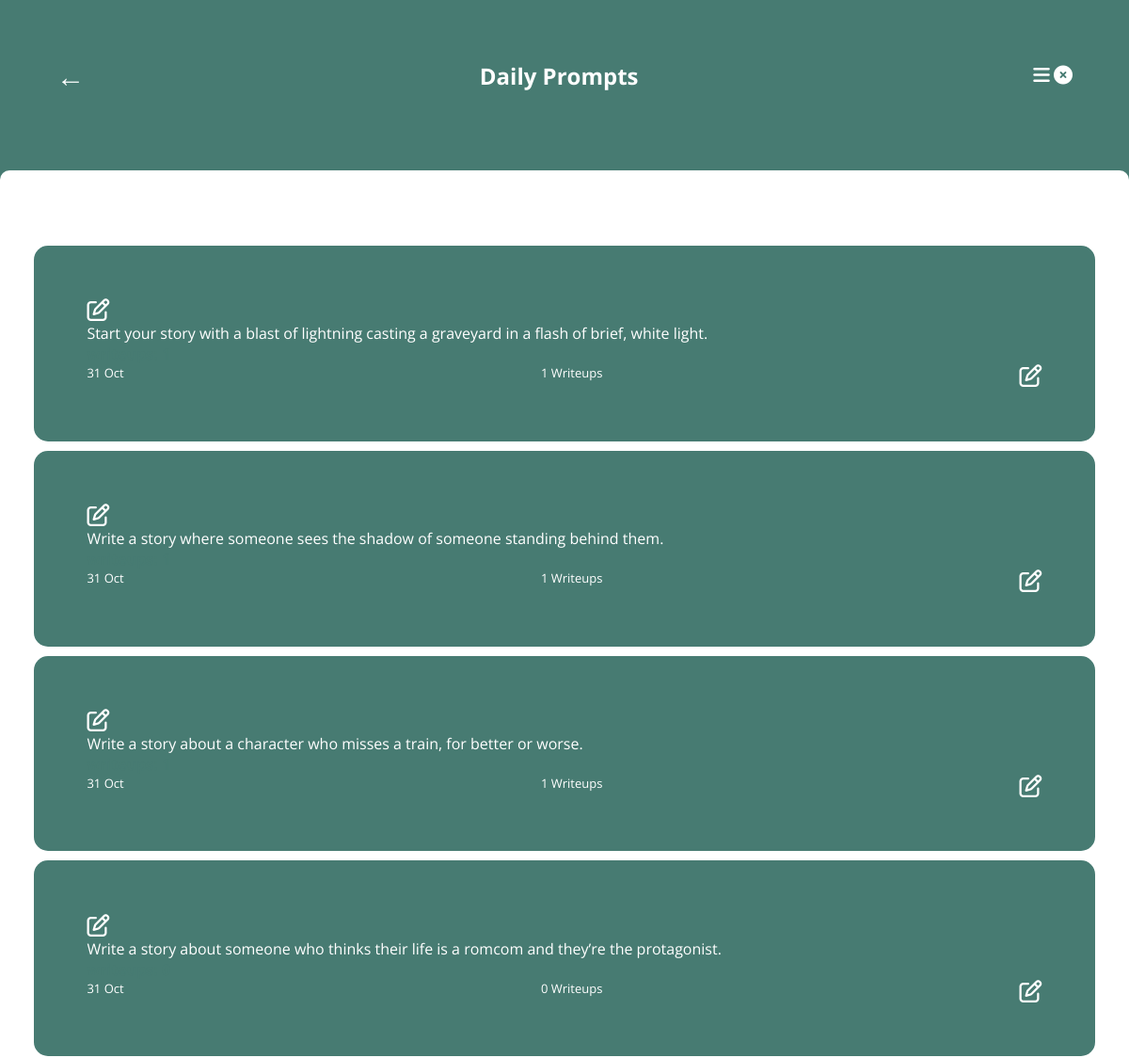
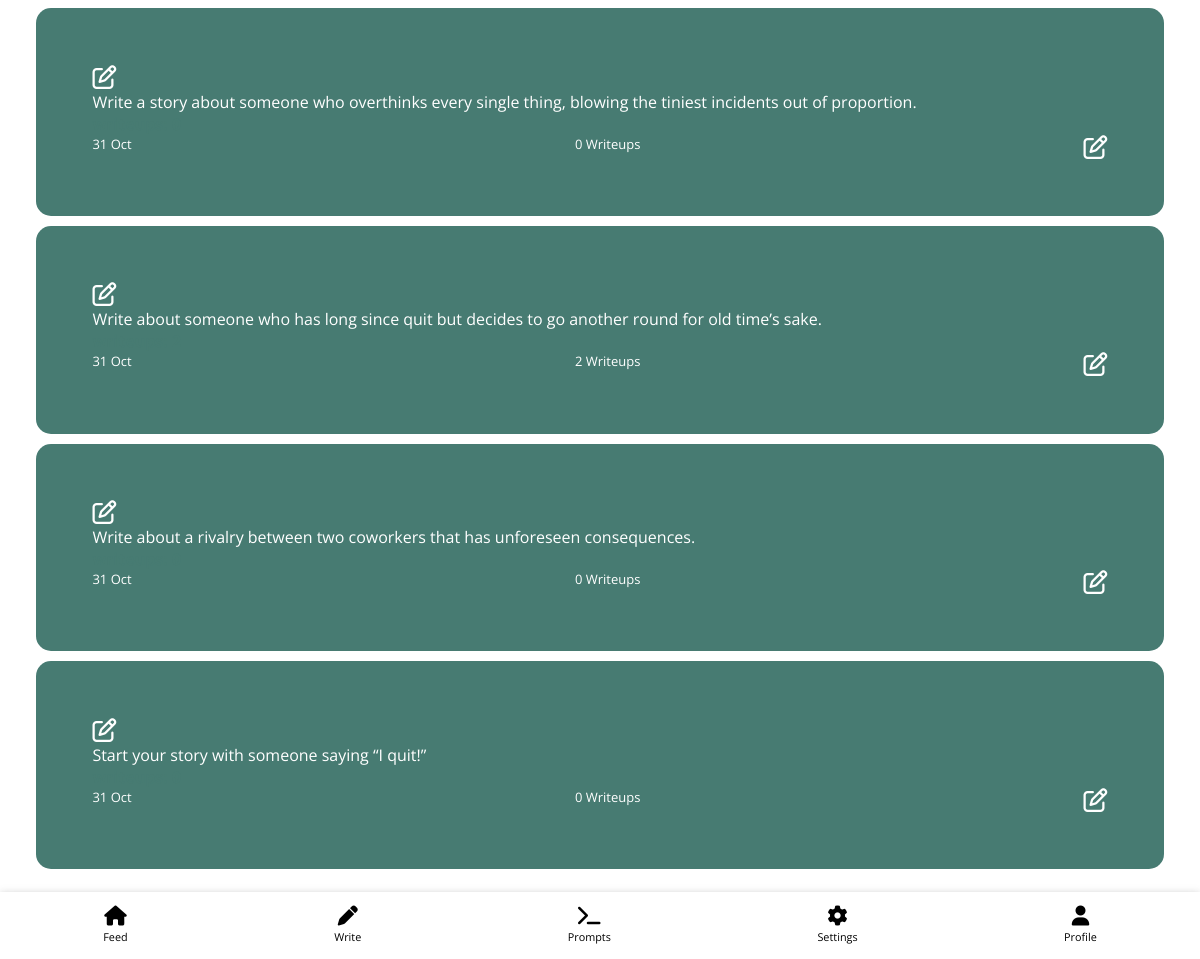
Screenshot of /articles/prompts/ with the database file from the repository (2 pictures, top to bottom).
### articles/models.py (models this page shows, shortened)
class Prompts(models.Model):
    topic = models.CharField( max_length=200)
    date =models.DateTimeField(auto_now_add=True )

### articles/views.py (the view)
# urls.py: path('prompts/', views.prompts, name='prompts'),
def prompts(request):
    prompts = Prompts.objects.all()
    context={              'pagetitle':'Daily Prompts',
                        'prompts':prompts,
                    }
    return render (request,"articles/prompts.html",context)

### articles/templates/articles/prompts.html (shortened to what this page needs)
{% extends 'main/base.html' %}
    {% block content %}
    {% load static %}
    {% for prompt in prompts %}
    <div class="prompt-wrapper">
        <p> <a href=" {% url 'prompt_details' prompt.id %} "> <span><i style='font-size:24px ;color:white' class='far'>&#xf044;</i> </span></a></p>
        {{prompt.topic}}
        <br>
        <h4 style="color: var(--primary-color);">
        </h4>
        <p class="cl"> <span> {{prompt.date|date:'d M '}} </span>  <span> {{prompt.prompt.all.count}} Writeups </span> <span><i style='font-size:24px ;color:white' class='far'>&#xf044;</i> </span> </p>
    </div>
    {% endfor %}
    {% endblock %}

### templates/main/base.html (shortened to what this page needs)
{% load static %}
<!DOCTYPE html>
<html lang="en">
<head>
    <link rel="stylesheet" href="{% static 'styles/index.css'  %}">
</head>
<body>
<header>
    <div>
      <form>
      <input type="button" value="&#x2190" onclick="history.back()" class="back">
     </form>
    </div>
    <div class="pagetitle"><strong> {{pagetitle}} </strong> </div>
    <div>
      <i class="fa-solid fa-bars" style='font-size:20px' id="ham" onclick="menu('cross','ham')" ></i>
      <i class="fa-solid fa-circle-xmark" style='font-size:20px' id="cross" onclick="menu('ham','cross')"></i>
    </div>
</header>
<main>
  {% block content %}
  {% endblock %}
</main>
<footer>
<nav>
    <a href="{% url 'allarticles' %}">
      <div> <i class="fa-solid fa-house" style='font-size:20px'></i>
        <br>
        <small>Feed</small>
    </div>
  </a>
    <div>
      <a href="{% url 'createpost' %}">
        <i class="fa-sharp fa-solid fa-pen"  style='font-size:20px'></i>
          <br>
        <small>Write</small>
      </a>
  </div>
    <div>
      <a href="{% url 'prompts'%}">
        <i class="fa-solid fa-terminal"  style='font-size:20px'></i>
         <br>
        <small>Prompts</small>
      </a>
    </div>
    <div>
      <a href="{% url 'setting' %}">
        <i class="fa-sharp fa-solid fa-gear"  style='font-size:20px'></i>
        <br>
        <small>Settings</small>
      </a>
    </div>
    <div>
      <a href="{% url 'profile' slug='myjournal' %}">
        <i class="fa-solid fa-user"  style='font-size:20px'></i>
        <br>
        <small>Profile</small>
      </a>
    </div>
</nav>
</footer>
</body>
</html>

### static/styles/index.css (style rules this page uses)
* { padding: 0; margin:0; font-family: 'Open Sans', sans-serif; }
:root { --primary-color:#477b72 }
a { text-decoration: none; }
nav { display: flex; padding: 14px 0px; justify-content: space-around; box-shadow: rgba(99, 99, 99, 0.4) 0px 2px 8px 0px; position: fixed; width:100%; bottom: 0; background-color: white; }
.prompt-wrapper { background-color: var(--primary-color); padding: 5%; margin-block: 10px; border-radius:15px; color:white; }
a { color:black }

### articles/templates/articles/prompts.html (style rules this page uses)
.cl { display: flex; justify-content: space-between; text-align: center; font-size: small; }

### templates/main/base.html (style rules this page uses)
header { padding: 5%; display: flex; justify-content: space-between; align-items: center; background-color: var(--primary-color); color:white; position: relative; }
header:after { content: " "; width: 100%; height: 10px; position:absolute ; background-color: white; bottom: 0px; left:0; border-top-left-radius: 20px; border-top-right-radius: 20px; }
header div { margin-bottom: 30px; }
main { margin-bottom:90px; background-color: white; padding-inline: 3%; padding-top: 5%; }
.pagetitle { font-size: x-large; }
input.back { background-color: transparent; border:none; font-size: 30px; color:white }
nav div { text-align: center; font-size: small; }

### rows the page displays
Prompts: topic "Start your story with a blast of lightning casting a graveyard in a flash of brief, white light.", date "31 Oct", prompt.all.count "1"
Prompts: topic "Write a story where someone sees the shadow of someone standing behind them.", date "31 Oct", prompt.all.count "1"
Prompts: topic "Write a story about a character who misses a train, for better or worse.", date "31 Oct", prompt.all.count "1"
Prompts: topic "Write a story about someone who thinks their life is a romcom and they’re the protagonist.", date "31 Oct", prompt.all.count "0"
Prompts: topic "Write a story about someone who overthinks every single thing, blowing the tiniest incidents out of proportion.", date "31 Oct", prompt.all.count "0"
Prompts: topic "Write about someone who has long since quit but decides to go another round for old time’s sake.", date "31 Oct", prompt.all.count "2"
Prompts: topic "Write about a rivalry between two coworkers that has unforeseen consequences.", date "31 Oct", prompt.all.count "0"
Prompts: topic "Start your story with someone saying “I quit!”", date "31 Oct", prompt.all.count "0"

### other values shown
{{ pagetitle }} "Daily Prompts"
